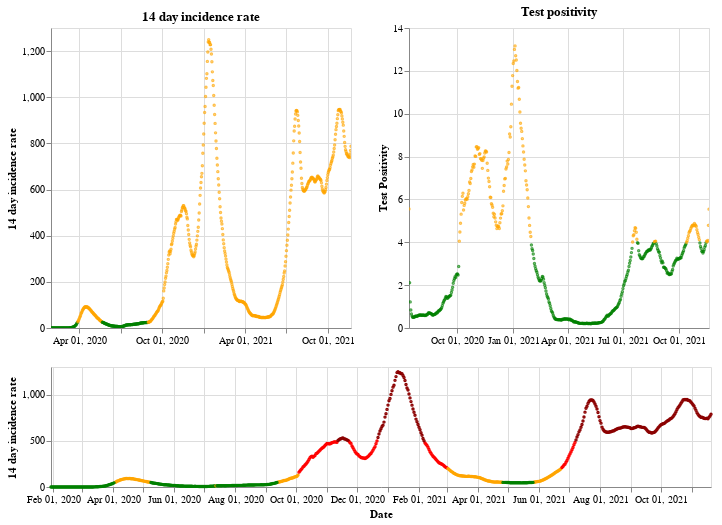

Notebook code for this chart:
### Markdown cell above
## England

### Code cell
plot_traffic_light('England')

### Figure 1 — Vega-Lite specification as saved in the notebook (floating-point values rounded to 4 significant figures; data arrays with more than 128 entries replaced by an {"elided": "..."} marker saying what was removed)
{"config": {"view": {"continuousWidth": 400, "continuousHeight": 300}}, "vconcat": [{"hconcat": [{"mark": {"type": "point", "size": 2}, "encoding": {"color": {"condition": {"value": "green", "test": "(datum.twoWeeklyCasesRate <= 25)"}, "value": "orange"}, "tooltip": [{"type": "nominal", "field": "areaName"}, {"type": "temporal", "field": "date"}, {"type": "quantitative", "field": "twoWeeklyCasesRate"}, {"type": "quantitative", "field": "testPositivity"}], "x": {"type": "temporal", "axis": {"title": ""}, "field": "date", "scale": {"domain": {"selection": "DateBrush"}}, "timeUnit": "yearmonthdate"}, "y": {"type": "quantitative", "axis": {"title": "14 day incidence rate"}, "field": "twoWeeklyCasesRate"}}, "title": "14 day incidence rate", "width": 300}, {"mark": {"type": "point", "size": 2}, "encoding": {"color": {"condition": {"value": "green", "test": "(datum.testPositivity <= 4)"}, "value": "orange"}, "tooltip": [{"type": "nominal", "field": "areaName"}, {"type": "temporal", "field": "date"}, {"type": "quantitative", "field": "twoWeeklyCasesRate"}, {"type": "quantitative", "field": "testPositivity"}], "x": {"type": "temporal", "axis": {"title": ""}, "field": "date", "scale": {"domain": {"selection": "DateBrush"}}, "timeUnit": "yearmonthdate"}, "y": {"type": "quantitative", "axis": {"title": "Test Positivity"}, "field": "testPositivity"}}, "title": "Test positivity", "width": 300}]}, {"layer": [{"mark": {"type": "point", "size": 2}, "encoding": {"color": {"condition": {"value": "orange", "test": "(((datum.testPositivity < 4) && (datum.twoWeeklyCasesRate >= 50)) && (datum.twoWeeklyCasesRate < 200))"}, "value": "red"}, "opacity": {"condition": {"value": 1, "test": "((datum.twoWeeklyCasesRate >= 50) && (datum.twoWeeklyCasesRate < 500))"}, "value": 0}, "tooltip": [{"type": "nominal", "field": "areaName"}, {"type": "temporal", "field": "date"}, {"type": "quantitative", "field": "twoWeeklyCasesRate"}, {"type": "quantitative", "field": "testPositivity"}], "x": {"type": "temporal", "axis": {"title": "Date"}, "field": "date", "timeUnit": "yearmonthdate"}, "y": {"type": "quantitative", "axis": {"title": "14 day incidence rate"}, "field": "twoWeeklyCasesRate"}}, "selection": {"DateBrush": {"type": "interval", "encodings": ["x"], "fields": ["Time"]}}}, {"mark": {"type": "point", "size": 2}, "encoding": {"color": {"value": "darkred"}, "opacity": {"condition": {"value": 1, "test": "(datum.twoWeeklyCasesRate >= 500)"}, "value": 0}, "tooltip": [{"type": "nominal", "field": "areaName"}, {"type": "temporal", "field": "date"}, {"type": "quantitative", "field": "twoWeeklyCasesRate"}, {"type": "quantitative", "field": "testPositivity"}], "x": {"type": "temporal", "axis": {"title": "Date"}, "field": "date", "timeUnit": "yearmonthdate"}, "y": {"type": "quantitative", "axis": {"title": "14 day incidence rate"}, "field": "twoWeeklyCasesRate"}}}, {"mark": {"type": "point", "size": 2}, "encoding": {"color": {"condition": {"value": "green", "test": "((datum.testPositivity < 4) && (datum.twoWeeklyCasesRate < 50))"}, "value": "orange"}, "opacity": {"condition": {"value": 1, "test": "(datum.twoWeeklyCasesRate < 50)"}, "value": 0}, "tooltip": [{"type": "nominal", "field": "areaName"}, {"type": "temporal", "field": "date"}, {"type": "quantitative", "field": "twoWeeklyCasesRate"}, {"type": "quantitative", "field": "testPositivity"}], "x": {"type": "temporal", "axis": {"title": "Date"}, "field": "date", "timeUnit": "yearmonthdate"}, "y": {"type": "quantitative", "axis": {"title": "14 day incidence rate"}, "field": "twoWeeklyCasesRate"}}}], "height": 120, "width": 660}], "data": {"name": "data-b671905ae803faeea3a07852fc5dcd8f"}, "$schema": "https://vega.github.io/schema/vega-lite/v4.8.1.json", "datasets": {"data-b671905ae803faeea3a07852fc5dcd8f": {"elided": "661 records"}}}
